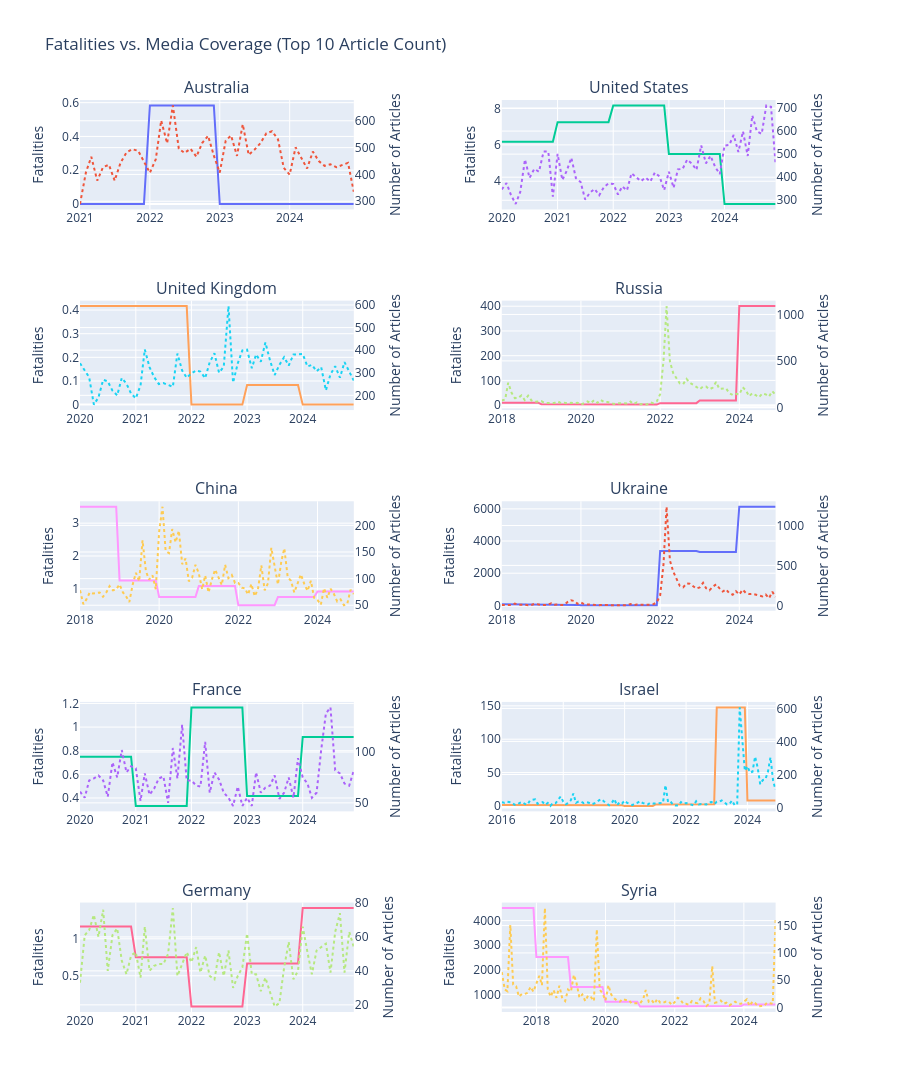

Notebook code cell kept with this figure:
### Code cell
fig1 = make_subplots(
    rows=5, cols=2, 
    subplot_titles=top_10_articles_country,
    specs=[[{"secondary_y": True}] * 2] * 5,
    vertical_spacing=0.1
)

for i,c in enumerate(top_10_articles_country):
    row = (i // 2) + 1
    col = (i % 2) + 1 
    print(c)
    df_c = master_monthly[master_monthly['country'] == c]
    fig1.add_trace(go.Scatter(
        x=df_c['date'],
        y=df_c['monthly_fatalities'],
        name=f"Fatalities of {c}"),
        row=row,
        col=col,
        secondary_y=False
    )
    fig1.add_trace(go.Scatter(
        x=df_c['date'], 
        y=df_c['article_count'], 
        name=f"Articles of {c}", line=dict(dash='dot')),
        row=row, col=col, secondary_y=True
    )
    fig1.update_yaxes(title_text='Fatalities', secondary_y=False)
    fig1.update_yaxes(title_text='Number of Articles', secondary_y=True)
    

    
fig1.update_layout(height=1500, width=900, title_text="Fatalities vs. Media Coverage (Top 10 Article Count)", showlegend=False)
fig1.show()
